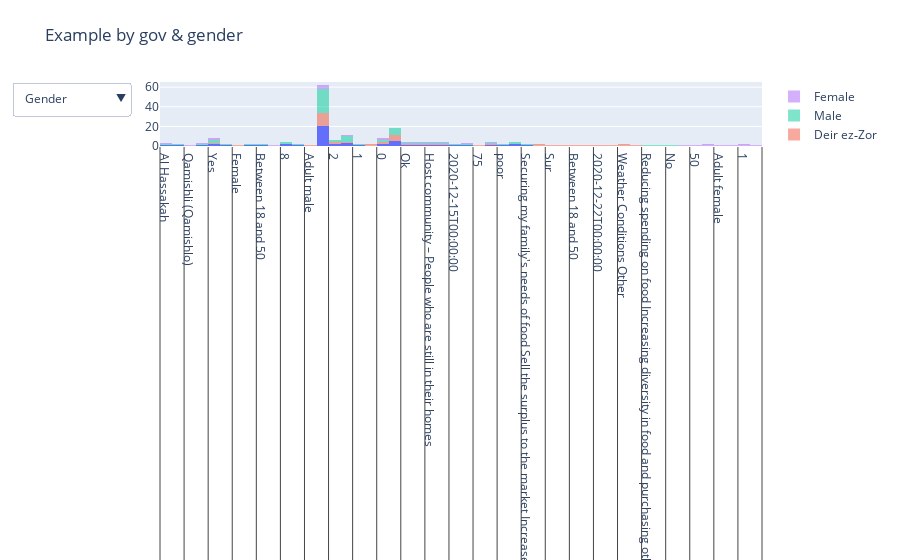

Notebook code for this chart:
### Code cell
#defining list_updatemenus
list_updatemenus = [{'label': 'Gender',
  'method': 'update',
  'args': [{'visible': [False, False, True, True, True]}, {'title': 'Distribution by gov'}]},
 {'label': 'Governoraate',
  'method': 'update',
  'args': [{'visible': [True, True, False, False, False]}, {'title': 'Distribution by gender'}]}]#defining all graph objects
x_Hassakah = df[df['q1']=='Al Hassakah']
x_Deir = df[df['q1']=='Deir ez‐Zor']
y_Hassakah = df[df['q1']=='Al Hassakah']['q8']
y_Deir = df[df['q1']=='Deir ez‐Zor']['q8']


x_male = df[df['q5']=='Male']
x_female = df[df['q5']=='Female']

y_male = df[df['q5']=='Male']['q8']
y_female = df[df['q5']=='Female']['q8']


#defining data

data=[go.Histogram(x=x_Hassakah,y=y_Hassakah, name='Al Hassakah'),go.Histogram(x=x_Deir ,y= y_Deir, name='Deir ez‐Zor',opacity = .5,nbinsx=60),go.Histogram(x=x_male, y=y_male, name='Male',opacity = .5),go.Histogram(x=x_female,y=y_female, name='Female',opacity = .5)]#defining layout
layout=go.Layout(title='Example by gov & gender',updatemenus=list([dict(buttons= list_updatemenus)]),barmode='stack')#defining figure and plotting
fig = go.Figure(data,layout)
iplot(fig)

### Figure 1 — Plotly figure (JSON) as saved in the notebook; plotly's stock layout.template omitted (floating-point values rounded to 4 significant figures; data arrays with more than 128 entries replaced by an {"elided": "..."} marker saying what was removed)
{"data": [{"name": "Al Hassakah", "type": "histogram", "x": {"elided": "59x105 mixed values"}, "y": ["Yes", "Yes", "Yes", "Yes", "Yes", "Yes", "Yes", "Yes", "Yes", "Yes", "Yes", "Yes", "Yes", "Yes", "Yes", "Yes", "Yes", "Yes", "Yes", "Yes", "Yes", "Yes", "Yes", "Yes", "Yes", "Yes", "Yes", "Yes", "Yes", "Yes", "Yes", "Yes", "Yes", "Yes", "Yes", "Yes", "Yes", "Yes", "Yes", "NO", "Yes", "Yes", "Yes", "Yes", "Yes", "Yes", "Yes", "Yes", "Yes", "Yes", "Yes", "Yes", "Yes", "Yes", "Yes", "Yes", "Yes", "Yes", "Yes"]}, {"name": "Deir ez‐Zor", "nbinsx": 60, "opacity": 0.5, "type": "histogram", "x": {"elided": "49x105 mixed values"}, "y": ["NO", "NO", "Yes", "NO", "NO", "Yes", "NO", "NO", "Yes", "NO", "Yes", "NO", "Yes", "Yes", "Yes", "NO", "NO", "Yes", "NO", "Yes", "NO", "Yes", "NO", "NO", "Yes", "Yes", "Yes", "NO", "NO", "NO", "Yes", "Yes", "NO", "Yes", "Yes", "Yes", "Yes", "Yes", "Yes", "Yes", "Yes", "NO", "Yes", "Yes", "Yes", "NO", "NO", "NO", "Yes"]}, {"name": "Male", "opacity": 0.5, "type": "histogram", "x": {"elided": "78x105 mixed values"}, "y": ["Yes", "Yes", "Yes", "Yes", "Yes", "Yes", "Yes", "Yes", "Yes", "Yes", "Yes", "Yes", "Yes", "Yes", "Yes", "Yes", "Yes", "Yes", "Yes", "Yes", "Yes", "Yes", "Yes", "Yes", "Yes", "Yes", "Yes", "Yes", "Yes", "Yes", "Yes", "Yes", "Yes", "NO", "Yes", "NO", "Yes", "NO", "Yes", "Yes", "Yes", "NO", "NO", "Yes", "NO", "Yes", "Yes", "NO", "Yes", "Yes", "Yes", "NO", "NO", "Yes", "NO", "Yes", "Yes", "Yes", "Yes", "Yes", "Yes", "Yes", "Yes", "NO", "NO", "Yes", "Yes", "Yes", "Yes", "Yes", "Yes", "Yes", "Yes", "Yes", "Yes", "Yes", "Yes", "Yes"]}, {"name": "Female", "opacity": 0.5, "type": "histogram", "x": {"elided": "30x105 mixed values"}, "y": ["Yes", "Yes", "Yes", "Yes", "Yes", "Yes", "Yes", "Yes", "Yes", "NO", "NO", "Yes", "NO", "NO", "NO", "NO", "Yes", "Yes", "Yes", "Yes", "NO", "Yes", "NO", "NO", "Yes", "Yes", "Yes", "NO", "Yes", "NO"]}], "layout": {"barmode": "stack", "title": {"text": "Example by gov & gender"}, "updatemenus": [{"buttons": [{"args": [{"visible": [false, false, true, true, true]}, {"title": "Distribution by gov"}], "label": "Gender", "method": "update"}, {"args": [{"visible": [true, true, false, false, false]}, {"title": "Distribution by gender"}], "label": "Governoraate", "method": "update"}]}]}}
